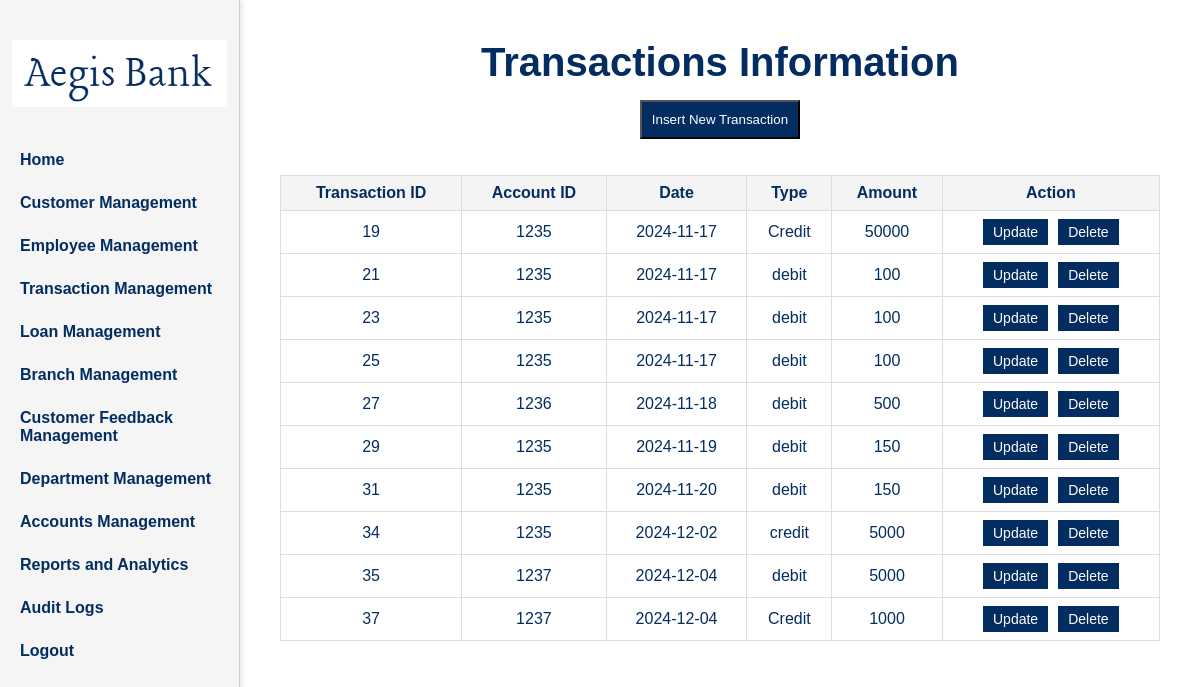
The app's page /adminpages/manage_transaction.php (signed in) with its own data.
### tables this page shows
CREATE TABLE `transaction` (
  `transactionID` int(11) NOT NULL,
  `account_AccountID` int(20) NOT NULL,
  `transactionDate` date NOT NULL,
  `transactionType` varchar(100) NOT NULL,
  `transactionAmount` double NOT NULL
);

### adminpages/manage_transaction.php (the view, shortened to what this page needs)
<?php
include '../connection.php';
$result = mysqli_query($conn, "SELECT * FROM transaction");
$transactions = mysqli_fetch_all($result, MYSQLI_ASSOC);
?>
<!DOCTYPE html>
<html lang="en">
<head>
    <link rel="stylesheet" href="../css/admintransaction.css">
</head>
<body>
    <div id="main">
        <header class="header">
            <div id="logo" style="padding-top: 20px;">
                <img src="../logo.png" alt="Bank Logo">
            </div>
            <nav class="nav-links">
                <a href="adminhome.php">Home</a>
                <a href="manage_users.php">Customer Management</a>
                <a href="manage_employees.php">Employee Management</a>
                <a href="manage_transaction.php">Transaction Management</a>
                <a href="manage_loan.php">Loan Management</a>
                <a href="manage_branch.php">Branch Management</a>
                <a href="manage_support.php">Customer Feedback Management</a>
                <a href="manage_department.php">Department Management</a>
                <a href="manage_account.php">Accounts Management</a>
                <a href="manage_reports.php">Reports and Analytics</a>
                <a href="manage_audit_logs.php">Audit Logs</a>
                <a href="admin_logout.php">Logout</a>
            </nav>
        </header>
        <div class="user-info">
            <h1>Transactions Information</h1>
            <div class="buttons">
                <button onclick="window.location.href='TransactionManagement/create_tr.php'">Insert New Transaction</button>
            </div>
            <table>
                <thead>
                    <tr>
                    <th>Transaction ID</th>
                    <th>Account ID</th>
                    <th>Date</th>
                    <th>Type</th>
                    <th>Amount</th>
                    <th>Action</th>
                    </tr>
                </thead>
                <tbody>
                    <?php foreach ($transactions as $transaction): ?>
                    <tr>
                        <td><?= htmlspecialchars($transaction['transactionID'] ?? 'N/A'); ?></td>
                        <td><?= htmlspecialchars($transaction['account_AccountID'] ?? 'N/A'); ?></td>
                        <td><?= htmlspecialchars($transaction['transactionDate'] ?? 'N/A'); ?></td>
                        <td><?= htmlspecialchars($transaction['transactionType'] ?? 'N/A'); ?></td>
                        <td><?= htmlspecialchars($transaction['transactionAmount'] ?? 'N/A'); ?></td>
                        <td>
                            <div class="action-buttons">
                            <button class="update"
                                onclick="window.location.href='TransactionManagement/update_tr.php?transactionID=<?= $transaction['transactionID']; ?>'">
                                Update
                            </button>
                            <button class="delete"
                                onclick="if(confirm('Are you sure you want to delete this transaction?'))
                                window.location.href='TransactionManagement/delete_tr.php?transactionID=<?= $transaction['transactionID']; ?>'">
                                Delete
                            </button>
                            </div>
                        </td>
                    </tr>
                    <?php endforeach; ?>
                </tbody>
            </table>
        </div>
    </div>
</body>
</html>

### css/admintransaction.css (style rules this page uses)
* { margin: 0; padding: 0; box-sizing: border-box; font-family: 'Gill Sans', sans-serif; }
html, body { height: 100%; width: 100%; }
body { margin: 0; padding: 0; height: 100vh; overflow: hidden; display: flex; flex-direction: column; font-family: Arial, sans-serif; background-color: whitesmoke; }
#main { display: flex; height: 100%; width: 100%; background-color: whitesmoke; }
.header { position: fixed; top: 0; left: 0; width: 20%; height: 100%; background-color: whitesmoke; display: flex; flex-direction: column; align-items: center; padding-top: 20px; border-right: 1px solid #ccc; z-index: 1000; box-shadow: 2px 0 6px rgba(0, 0, 0, 0.1); }
#logo { width: 90%; text-align: center; margin-bottom: 20px; }
#logo img { width: 100%; height: auto; object-fit: contain; }
.nav-links { display: flex; flex-direction: column; align-items: flex-start; gap: 25px; margin-top: 20px; padding-left: 20px; }
.nav-links a { color: #032D60; font-weight: bold; text-decoration: none; font-size: 16px; text-align: left; }
.user-info { flex: 1; margin-left: 20%; background-color: white; display: flex; flex-direction: column; justify-content: flex-start; align-items: center; text-align: center; color: #032D60; padding: 40px; height: calc(100vh - 40px); overflow-y: auto; }
.user-info h1 { font-weight: bold; font-size: 24px; }
table { width: 100%; border-collapse: collapse; margin-top: 20px; }
table th, table td { border: 1px solid #ddd; padding: 8px; text-align: center; }
table th { background-color: #f4f4f4; font-weight: bold; }

### adminpages/manage_transaction.php (style rules this page uses)
.user-info h1 { font-size: 40px; }
table { width: 100%; border-collapse: collapse; margin-top: 20px; }
table th, table td { border: 1px solid #ddd; padding: 8px; text-align: center; }
table th { background-color: #f4f4f4; font-weight: bold; }
.buttons { margin: 15px 15px; width: 20%; height:40px; }
.buttons button { padding: 10px; background-color: #032d60; color: white; }
.action-buttons { display: flex; gap: 10px; justify-content: center; }
.action-buttons button { padding: 5px 10px; font-size: 14px; cursor: pointer; }
.action-buttons button.update { background-color: #032d60; color: white; border: none; }
.action-buttons button.delete { background-color: #032d60; color: white; border: none; }

### records on screen
transaction: transactionID "19", account_AccountID "1235", transactionDate "2024-11-17", transactionType "Credit", transactionAmount "50000"
transaction: transactionID "21", account_AccountID "1235", transactionDate "2024-11-17", transactionType "debit", transactionAmount "100"
transaction: transactionID "23", account_AccountID "1235", transactionDate "2024-11-17", transactionType "debit", transactionAmount "100"
transaction: transactionID "25", account_AccountID "1235", transactionDate "2024-11-17", transactionType "debit", transactionAmount "100"
transaction: transactionID "27", account_AccountID "1236", transactionDate "2024-11-18", transactionType "debit", transactionAmount "500"
transaction: transactionID "29", account_AccountID "1235", transactionDate "2024-11-19", transactionType "debit", transactionAmount "150"
transaction: transactionID "31", account_AccountID "1235", transactionDate "2024-11-20", transactionType "debit", transactionAmount "150"
transaction: transactionID "34", account_AccountID "1235", transactionDate "2024-12-02", transactionType "credit", transactionAmount "5000"
transaction: transactionID "35", account_AccountID "1237", transactionDate "2024-12-04", transactionType "debit", transactionAmount "5000"
transaction: transactionID "37", account_AccountID "1237", transactionDate "2024-12-04", transactionType "Credit", transactionAmount "1000"
